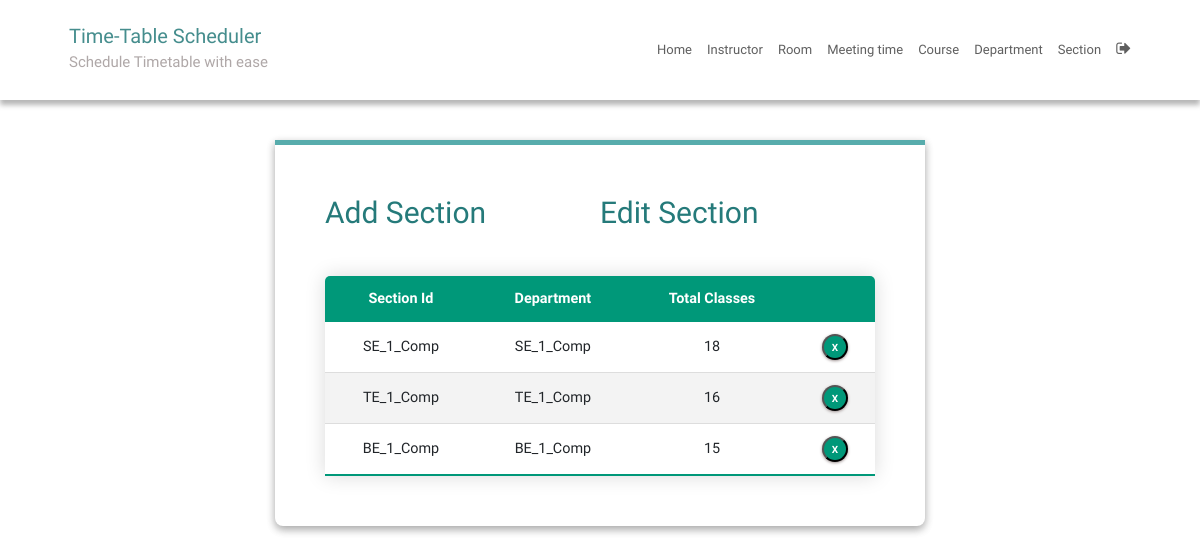
The page /sectionEdit/ (signed in) on the database its author committed.
### SchedulerApp/models.py (models this page shows, shortened)
class Section(models.Model):
    section_id = models.CharField(max_length=25, primary_key=True)
    department = models.ForeignKey(Department, on_delete=models.CASCADE)
    num_class_in_week = models.IntegerField(default=0)
    course = models.ForeignKey(Course,
                               on_delete=models.CASCADE,
                               blank=True,
                               null=True)
    meeting_time = models.ForeignKey(MeetingTime,
                                     on_delete=models.CASCADE,
                                     blank=True,
                                     null=True)
    room = models.ForeignKey(Room,
                             on_delete=models.CASCADE,
                             blank=True,
                             null=True)
    instructor = models.ForeignKey(Instructor,
                                   on_delete=models.CASCADE,
                                   blank=True,
                                   null=True)

class Department(models.Model):
    dept_name = models.CharField(max_length=50)
    courses = models.ManyToManyField(Course)
    def __str__(self):
        return self.dept_name

### SchedulerApp/views.py (the view)
# urls.py: path('sectionEdit/', sectionEdit, name='sectionEdit'),
@login_required
def sectionEdit(request):
    context = {'sections': Section.objects.all()}
    return render(request, 'sectionEdit.html', context)

### SchedulerApp/templatetags/index.py (called while the page is built)
    def render(self, context):
        path = context['request'].path
        for p in self.patterns:
            pValue = template.Variable(p).resolve(context)
            if path == pValue:
                return 'active'
        return ''

### templates/sectionEdit.html (shortened to what this page needs)
{% extends 'base.html' %}
{% block content %}
{% load static %}
<fieldset class="fieldset">
  <div class="tablink">
    <a href="{% url 'sectionAdd'%}">
      <h1 onclick="openPage('new')" id="defaultOpen">Add Section</h1>
    </a>
    <h1 onclick="openPage('edit')" id="link_to_edit">Edit Section</h1>
  </div>
  <div class="tabcontent" id="edit">
    <table class="editTable">
      <thead>
        <tr class="table-headers">
          <th>Section Id</th>
          <th>Department</th>
          <th>Total Classes</th>
          <th class="empty"></th>
        </tr>
      </thead>
      <tbody>
        {% for sec in sections %}
        <tr>
          <td>{{sec.section_id}}</td>
          <td>{{sec.department}}</td>
          <td>{{sec.num_class_in_week }}</td>
          <td class="empty">
            <form action="{% url 'deletesection' sec.section_id %}" method="post">
              <input type="submit" value="X" class="cross">
            </form>
          </td>
        </tr>
        {% endfor %}
      </tbody>
    </table>
  </div>
</fieldset>
{% endblock %}

### static/CSS/style.css (style rules this page uses)
:root { --green1: #57ACAC; --green2: #38c0b3; --green3: #257a7a; --green4: #0FCD9D; --green5: #01d7a7; --green6: #00BE8E; --green7: #009879; --white: #fff; --grey: #aaa; --dark-grey: #444; --light-grey: #a29999; --lighter-grey: #dddddd; --lightest-grey: #f3f3f3; --box-shadow: #9e9292; }
html { font-size: 100%; box-sizing: border-box; scroll-behavior: smooth; }
html, body { margin: 0; padding: 0; width: 100vw; min-height: 100%; text-rendering: optimizeLegibility; font-family: "Quicksand", sans-serif; font-size: 62.5%; }
body { position: relative; }
a { text-decoration: none; }
fieldset { padding: 50px; border-radius: 0 0 8px 8px; background: transparent; box-shadow: rgba(0, 0, 0, 0.145) 0px 4px 8px, rgba(0, 0, 0, 0.24) 0px 3px 8px; border-top: 5px solid var(--green1); }
.fieldset { min-width: 65rem; font-size: 1.6rem; }
.tablink { display: grid; grid-template-columns: 1fr 1fr; }
.tablink h1 { color: var(--green3); padding-bottom: 2rem; cursor: pointer; font-size: 3rem; }
.tabcontent { display: grid; gap: 3rem; }
.editTable, .timetable { border-collapse: collapse; margin-top: 2rem; font-size: 0.9em; min-width: 40rem; border-radius: 5px 5px 0 0; overflow: hidden; box-shadow: 0 0 20px rgba(0, 0, 0, 0.15); text-align: center; }
.editTable thead tr, .timetable thead tr { background-color: var(--green7); color: var(--white); font-weight: bold; }
.editTable th, .editTable td, .timetable th, .timetable td { padding: 1.2rem 1.5rem; }
.editTable tbody tr, .timetable tbody tr { border-bottom: 1px solid var(--lighter-grey); }
.editTable tbody tr:nth-of-type(even), .timetable tbody tr:nth-of-type(even) { background-color: var(--lightest-grey); }
.editTable tbody tr:last-of-type, .timetable tbody tr:last-of-type { border-bottom: 2px solid var(--green7); }
.empty form { display: flex; justify-content: center; }
.cross { border-radius: 50%; font-size: 1rem; font-weight: bold; box-shadow: 0px 1px 3px 0px var(--box-shadow); padding: 4px; color: var(--white); background-color: var(--green7); cursor: pointer; width: 2.6rem; height: 2.6rem; }

### rows shown on the page
Section: section_id "SE_1_Comp", department "SE_1_Comp", num_class_in_week "18"
Section: section_id "TE_1_Comp", department "TE_1_Comp", num_class_in_week "16"
Section: section_id "BE_1_Comp", department "BE_1_Comp", num_class_in_week "15"
